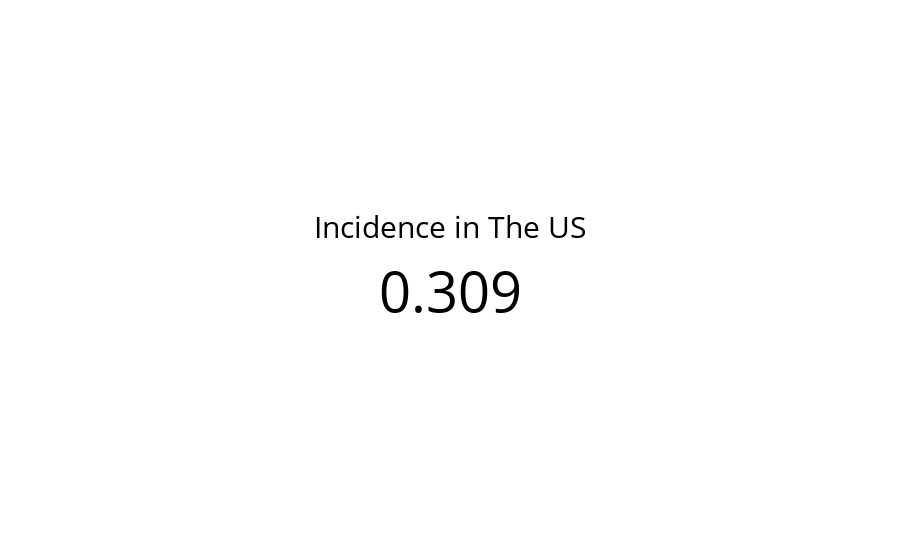

Notebook code for this chart:
### Code cell
fig = get_kpi(get_incidence(covid_df.query("Country == 'US'")), 'Incidence in The US')
fig.show()

### Figure 1 — Plotly figure (JSON) as saved in the notebook; plotly's stock layout.template omitted (floating-point values rounded to 4 significant figures)
{"data": [{"domain": {"x": [0, 1], "y": [0, 1]}, "mode": "number", "number": {"font": {"color": "black", "size": 56}}, "title": {"font": {"color": "black", "size": 30}, "text": "Incidence in The US"}, "type": "indicator", "value": 0.309}], "layout": {"autosize": true}}
